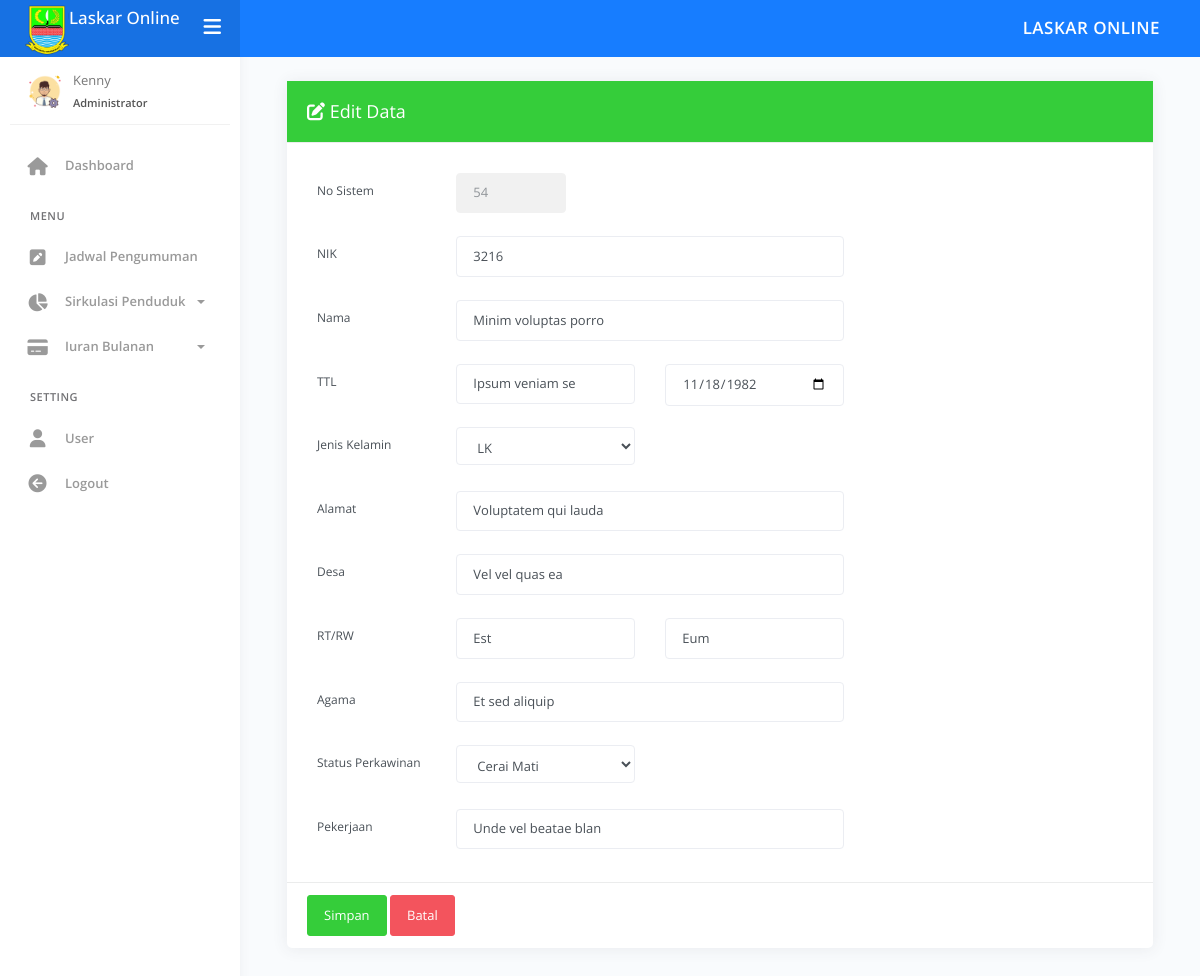
The app's page /index.php?page=edit-pend&kode=54 (signed in) with its own data.
### tables this page shows
CREATE TABLE `tb_pdd` (
  `id_pend` int(11) NOT NULL,
  `nik` varchar(20) NOT NULL,
  `nama` varchar(50) NOT NULL,
  `tempat_lh` varchar(15) NOT NULL,
  `tgl_lh` date NOT NULL,
  `jekel` enum('LK','PR') NOT NULL,
  `alamat` varchar(255) NOT NULL,
  `desa` varchar(15) NOT NULL,
  `rt` varchar(4) NOT NULL,
  `rw` varchar(4) NOT NULL,
  `agama` varchar(15) NOT NULL,
  `kawin` varchar(15) NOT NULL,
  `pekerjaan` varchar(30) NOT NULL,
  `status` enum('Ada','Meninggal','Pindah') NOT NULL
);

### admin/pend/edit_pend.php (the view, shortened to what this page needs)
<?php
if (isset($_GET['kode'])) {
	$sql_cek = "SELECT * FROM tb_pdd WHERE id_pend='" . $_GET['kode'] . "'";
	$query_cek = mysqli_query($koneksi, $sql_cek);
	$data_cek = mysqli_fetch_array($query_cek, MYSQLI_BOTH);
}
?>
<div class="main-panel">
	<div class="content">
		<div class="page-inner">
			<div class="row">
				<div class="col-md-12">
					<div class="card">
						<div class="card-header bg-success">
							<h3 class="card-title text-white">
								<i class="fa fa-edit"></i> Edit Data
							</h3>
						</div>
						<form action="" method="post" enctype="multipart/form-data">
							<div class="card-body">
								<div class="form-group row">
									<label class="col-sm-2 col-form-label">No Sistem</label>
									<div class="col-sm-2">
										<input type="text" class="form-control" id="id_pend" name="id_pend" value="<?php echo $data_cek['id_pend']; ?>" readonly />
									</div>
								</div>
								<div class="form-group row">
									<label class="col-sm-2 col-form-label">NIK</label>
									<div class="col-sm-6">
										<input type="text" class="form-control" id="nik" name="nik" value="<?php echo $data_cek['nik']; ?>" />
									</div>
								</div>
								<div class="form-group row">
									<label class="col-sm-2 col-form-label">Nama</label>
									<div class="col-sm-6">
										<input type="text" class="form-control" id="nama" name="nama" value="<?php echo $data_cek['nama']; ?>" />
									</div>
								</div>
								<div class="form-group row">
									<label class="col-sm-2 col-form-label">TTL</label>
									<div class="col-sm-3">
										<input type="text" class="form-control" id="tempat_lh" name="tempat_lh" value="<?php echo $data_cek['tempat_lh']; ?>" />
									</div>
									<div class="col-sm-3">
										<input type="date" class="form-control" id="tgl_lh" name="tgl_lh" value="<?php echo $data_cek['tgl_lh']; ?>" />
									</div>
								</div>
								<div class="form-group row">
									<label class="col-sm-2 col-form-label">Jenis Kelamin</label>
									<div class="col-sm-3">
										<select name="jekel" id="jekel" class="form-control">
											<?php
											if ($data_cek['jekel'] == "LK") echo "<option value='LK' selected>LK</option>";
											else echo "<option value='LK'>LK</option>";
											?>
										</select>
									</div>
								</div>
								<div class="form-group row">
									<label class="col-sm-2 col-form-label">Alamat</label>
									<div class="col-sm-6">
										<input type="text" class="form-control" id="alamat" name="alamat" value="<?php echo $data_cek['alamat']; ?>" />
									</div>
								</div>
								<div class="form-group row">
									<label class="col-sm-2 col-form-label">Desa</label>
									<div class="col-sm-6">
										<input type="text" class="form-control" id="desa" name="desa" value="<?php echo $data_cek['desa']; ?>" />
									</div>
								</div>
								<div class="form-group row">
									<label class="col-sm-2 col-form-label">RT/RW</label>
									<div class="col-sm-3">
										<input type="text" class="form-control" id="rt" name="rt" value="<?php echo $data_cek['rt']; ?>" />
									</div>
									<div class="col-sm-3">
										<input type="text" class="form-control" id="rw" name="rw" value="<?php echo $data_cek['rw']; ?>" />
									</div>
								</div>
								<div class="form-group row">
									<label class="col-sm-2 col-form-label">Agama</label>
									<div class="col-sm-6">
										<input type="text" class="form-control" id="agama" name="agama" value="<?php echo $data_cek['agama']; ?>" />
									</div>
								</div>
								<div class="form-group row">
									<label class="col-sm-2 col-form-label">Status Perkawinan</label>
									<div class="col-sm-3">
										<select name="kawin" id="kawin" class="form-control">
											<?php
											if ($data_cek['kawin'] == "Cerai Mati") echo "<option value='Cerai Mati' selected>Cerai Mati</option>";
											else echo "<option value='Cerai Mati'>Cerai Mati</option>";
											?>
										</select>
									</div>
								</div>
								<div class="form-group row">
									<label class="col-sm-2 col-form-label">Pekerjaan</label>
									<div class="col-sm-6">
										<input type="text" class="form-control" id="pekerjaan" name="pekerjaan" value="<?php echo $data_cek['pekerjaan']; ?>" />
									</div>
								</div>
							</div>
							<div class="card-footer">
								<input type="submit" name="Ubah" value="Simpan" class="btn btn-success">
								<a href="?page=data-pend" title="Kembali" class="btn btn-danger">Batal</a>
							</div>
						</form>
					</div>
				</div>
			</div>
		</div>
	</div>
</div>

### records on screen
tb_pdd: id_pend "54", nik "3216", nama "Minim voluptas porro", tempat_lh "Ipsum veniam se", tgl_lh "11/18/1982", jekel "LK", alamat "Voluptatem qui lauda", desa "Vel vel quas ea", rt "Est", rw "Eum", agama "Et sed aliquip", kawin "Cerai Mati", pekerjaan "Unde vel beatae blan"

### other values on screen
$data_nama "Kenny"
$data_level "Administrator"
